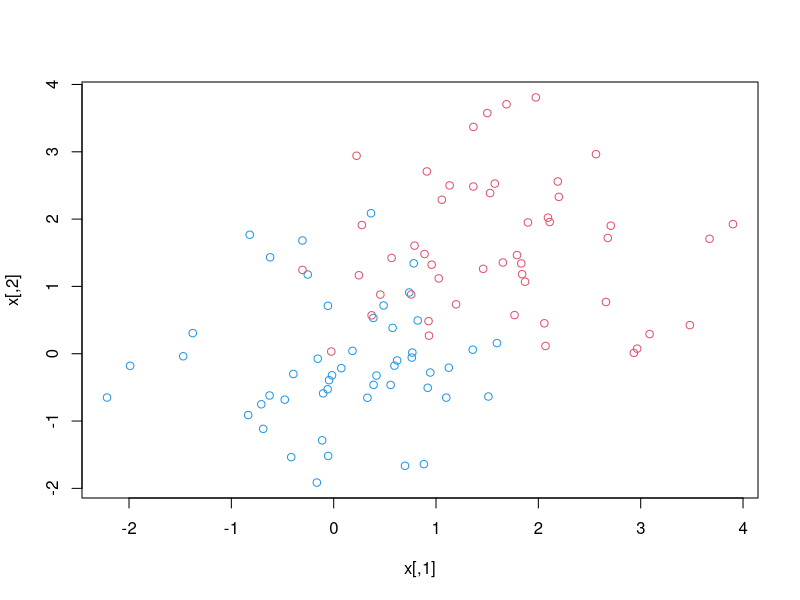

Write the R code that produced this figure. (Note: this script raises an error after producing the figure.)
set.seed(1)

x <- matrix ( rnorm (100 * 2), ncol = 2)
y <- c(rep(-1, 50), rep(1,50))
x[y == 1, ] <- x[y == 1, ] + 1.5
plot(x, col = (3 - y))

# Make the SVM
dat <- data.frame(x = x, y = as.factor(y))


svmfit <- svm(y~., data = dat, kernel = "linear",
              cost = 0.1, scale = TRUE)
plot(svmfit, dat)
svmfit <- svm(y~., data = dat, kernel = "linear",
            cost = 0.1, scale = FALSE)
plot(svmfit, dat)
svmfit <- svm(y~., data = dat, kernel = "linear",
              cost = 10, scale = TRUE)
plot(svmfit, dat)
svmfit <- svm(y~., data = dat, kernel = "linear",
              cost = 10, scale = FALSE)
plot(svmfit, dat)
summary (svmfit)


set.seed(1)
tune.out <- tune(svm , y~., data = dat , kernel = "linear",
                    ranges = list( cost = c(0.001, 0.01, 0.1, 1, 5, 10, 100)))

summary(tune.out)
bestmod <- tune.out$best.model
summary(bestmod)

xtest <- matrix(rnorm(20*2), ncol = 2)
ytest <- sample(c(-1,1), 20 , rep = TRUE)
xtest[ytest == 1,] <- xtest[ytest == 1,] +1
testdat <- data.frame(x = xtest , y = as.factor(ytest))
ypred <- predict(bestmod , testdat)
table(predict = ypred, thuth = testdat$y)
